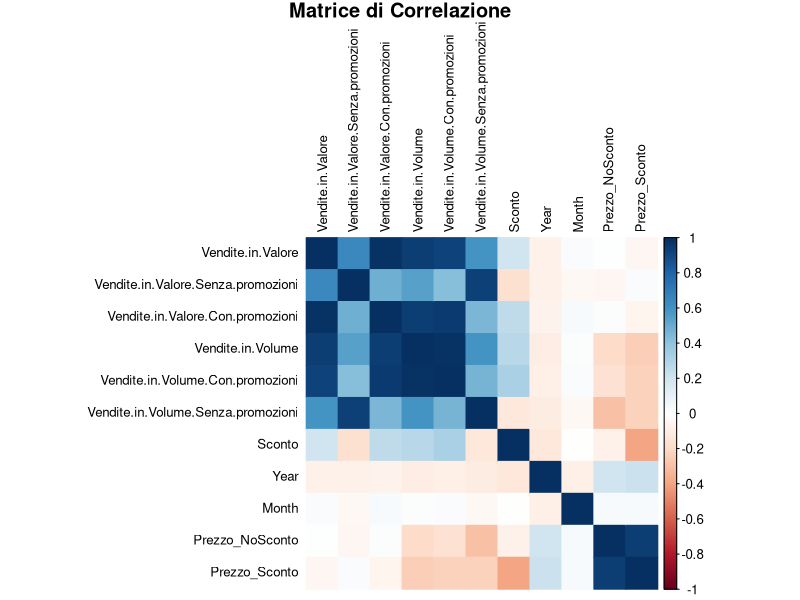
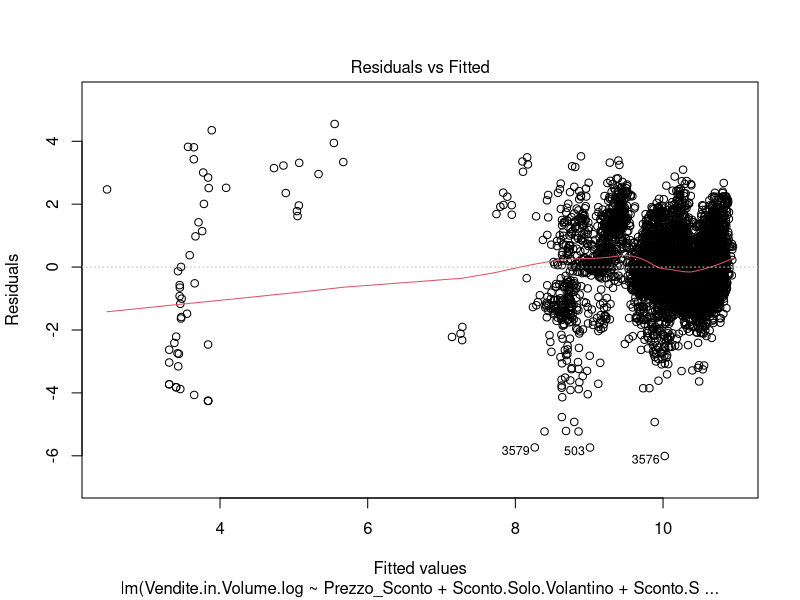
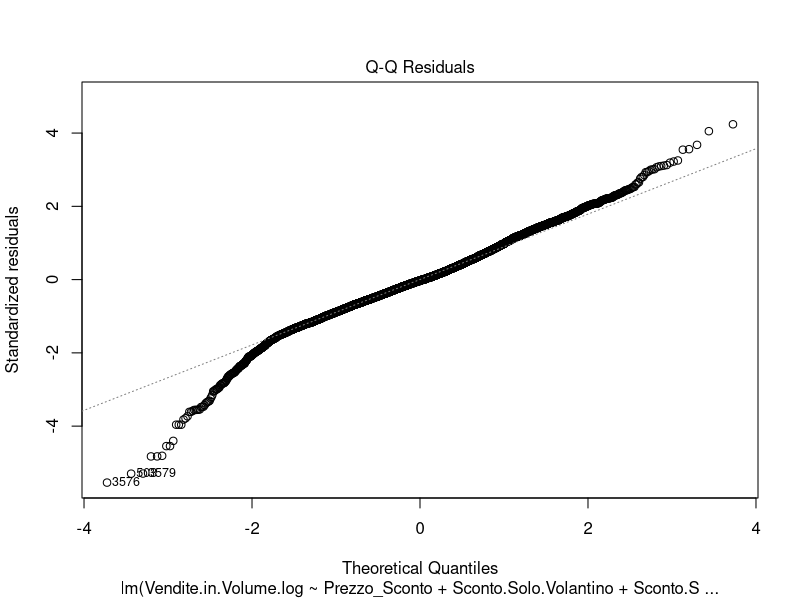
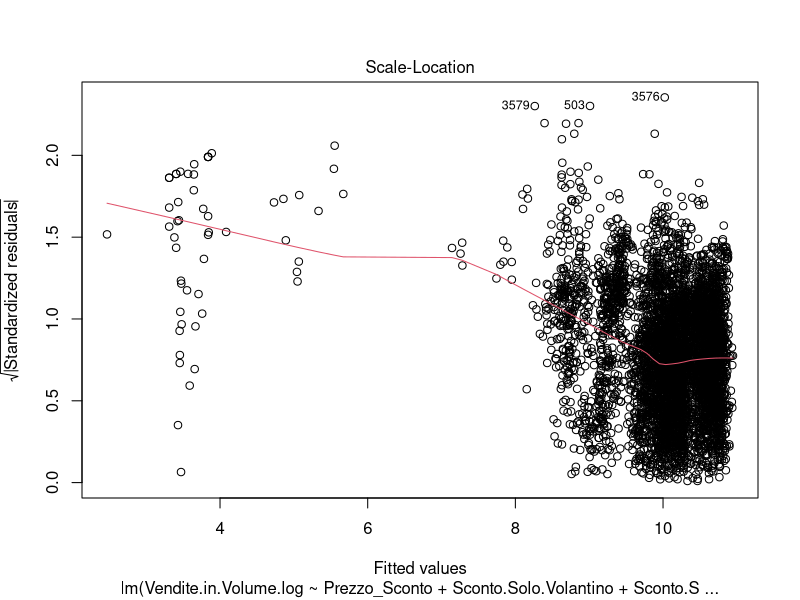
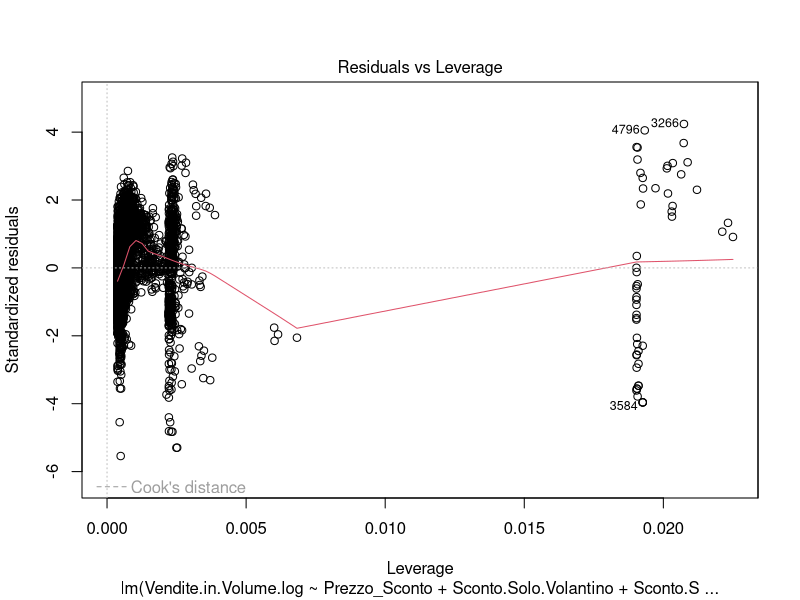
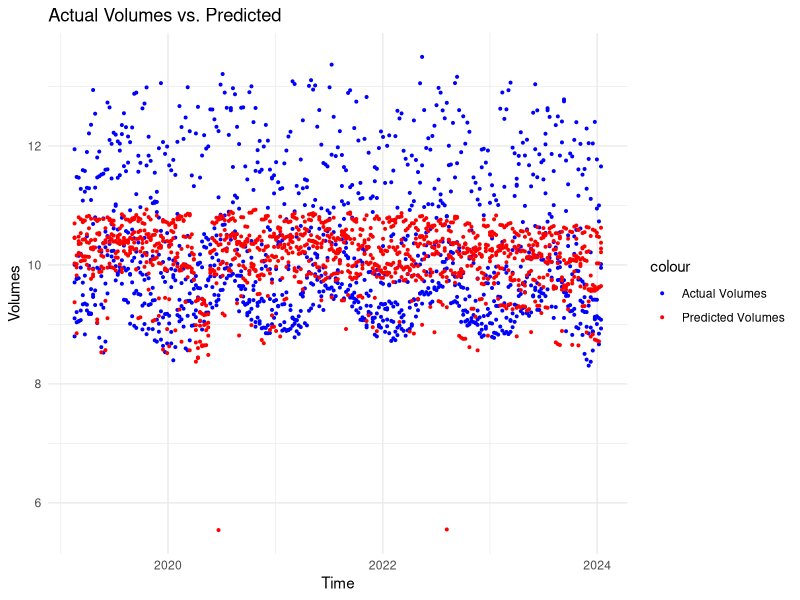
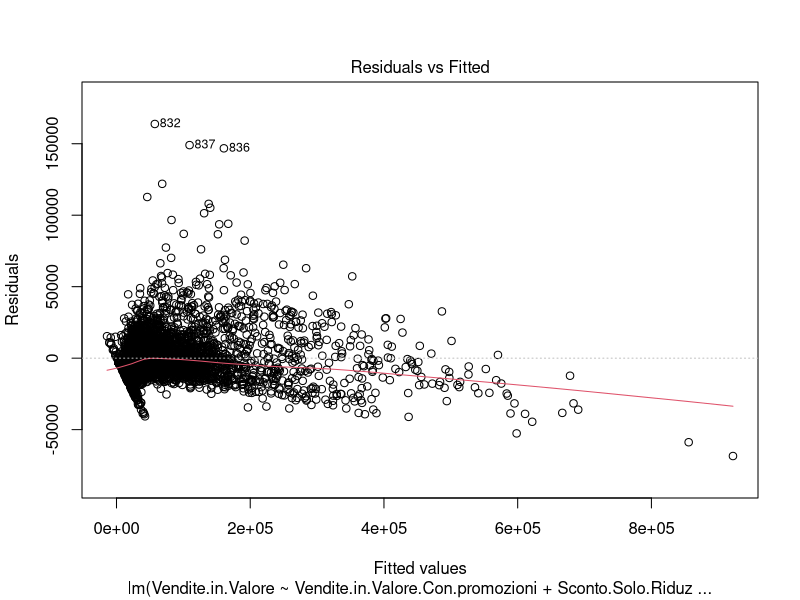
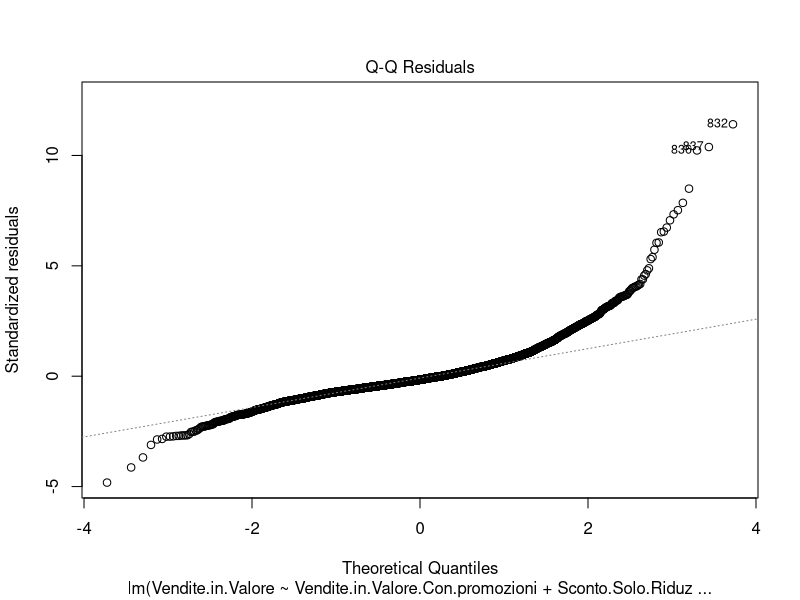

The R source for these figures, in order: (Note: this script raises an error after producing the figures.)
# Libraries -------------------------------------------------------------------
library(dplyr)
library(zoo)
library(ggplot2)
library(broom)
library(corrplot)
library(insight)
library(lattice)
library(lme4)
library(lubridate)


data <- read.csv('./Datasets/top20_products.csv')

data$Time <- ymd(data$Time)
data$Year <- year(data$Time)
data$Month <- month(data$Time)
data <- data %>%
  mutate_at(vars(8:38), as.factor)

colnames(data)[colnames(data) == "Vendite.in.Valore.Solo.Special.Pack"] <- "Sconto.Solo.Special.Pack"
colnames(data)[colnames(data) == "Vendite.in.Valore.Solo.Volantino"] <- "Sconto.Solo.Volantino"
colnames(data)[colnames(data) == "Vendite.in.Valore.Solo.Display"] <- "Sconto.Solo.Display"
colnames(data)[colnames(data) == "Vendite.in.Valore.Solo.Riduzione.Prezzo"] <- "Sconto.Solo.Riduzione.Prezzo"
colnames(data)[colnames(data) == "Vendite.in.Valore.Solo.Sconto.Loyalty"] <- "Sconto.Solo.Loyalty"
# we do the regression using only these types of discounts 
data[, 13:38] <- NULL

data$Prezzo_NoSconto <- data$Vendite.in.Valore.Senza.promozioni / data$Vendite.in.Volume.Senza.promozioni
data$Prezzo_Sconto <- data$Vendite.in.Valore.Con.promozioni / data$Vendite.in.Volume.Con.promozioni
data <- data %>%
  mutate(Prezzo_Sconto = ifelse(is.na(Prezzo_Sconto), Prezzo_NoSconto, Prezzo_Sconto))


# Correlation plot -------------------------------------------------------------------

numeric_vars <- data %>% select_if(is.numeric)
cor_matrix <- cor(numeric_vars, use = "complete.obs")
corrplot(cor_matrix, method = 'color', type = 'full', 
         tl.col = "black", tl.cex = 0.8,
         title = "Matrice di Correlazione", mar = c(0, 0, 1, 0))


# Linear regression for Volume Sales -------------------------------------------------------------------

# log of the response (look at the histogram)
data <- data %>%
  mutate(Vendite.in.Volume.log = log(Vendite.in.Volume))

model.0 <- lm(Vendite.in.Volume.log ~ Prezzo_NoSconto + Prezzo_Sconto +
                  Sconto.Solo.Special.Pack + Sconto.Solo.Volantino + 
                  Sconto.Solo.Display + Sconto.Solo.Riduzione.Prezzo + 
                  Sconto.Solo.Loyalty, data = data)
summary(model.0)


model.1 <- lm(Vendite.in.Volume.log ~ Prezzo_Sconto +
                Sconto.Solo.Special.Pack + Sconto.Solo.Volantino + 
                Sconto.Solo.Display + Sconto.Solo.Riduzione.Prezzo + 
                Sconto.Solo.Loyalty, data = data)
summary(model.1)


model.3 <- lm(Vendite.in.Volume.log ~ Prezzo_Sconto +
                Sconto.Solo.Special.Pack + Sconto.Solo.Volantino + 
                Sconto.Solo.Display + Sconto.Solo.Riduzione.Prezzo, 
              data = data)
summary(model.3)


model.4 <- lm(Vendite.in.Volume.log ~ Prezzo_Sconto + Sconto.Solo.Volantino + 
                Sconto.Solo.Display + Sconto.Solo.Riduzione.Prezzo, 
              data = data)
summary(model.4)

plot(model.4)


# Prediction

predicted_vols <- predict(model.4, data)
data$Predicted.Volumes <- predicted_vols

data.moretti <- data[which(data$Brand == 'MORETTI'),]
ggplot(data.moretti, aes(x = Time)) + 
  geom_point(aes(y = Vendite.in.Volume.log, color = "Actual Volumes"), cex = .7) + 
  geom_point(aes(y = Predicted.Volumes, color = "Predicted Volumes"), cex = .7) + 
  labs(title = "Actual Volumes vs. Predicted", x = "Time", y = "Volumes") +
  scale_color_manual(values = c("Actual Volumes" = "blue", "Predicted Volumes" = "red")) +
  theme_minimal()


# Linear regression for € Sales -------------------------------------------------------------------

model.0 <- lm(Vendite.in.Valore ~ Vendite.in.Valore.Senza.promozioni + Vendite.in.Valore.Con.promozioni +
                Sconto.Solo.Special.Pack + Sconto.Solo.Volantino + 
                Sconto.Solo.Display + Sconto.Solo.Riduzione.Prezzo + 
                Sconto.Solo.Loyalty + Sconto, data = data)
summary(model.0)

model.1 <- lm(Vendite.in.Valore ~ Vendite.in.Valore.Con.promozioni +
                Sconto.Solo.Special.Pack + Sconto.Solo.Volantino + 
                Sconto.Solo.Display + Sconto.Solo.Riduzione.Prezzo + 
                Sconto.Solo.Loyalty + Sconto, data = data)
summary(model.1)

model.2 <- lm(Vendite.in.Valore ~ Vendite.in.Valore.Con.promozioni +
                Sconto.Solo.Special.Pack + Sconto.Solo.Volantino + 
                Sconto.Solo.Display + Sconto.Solo.Riduzione.Prezzo + 
                Sconto, data = data)
summary(model.2)

model.3 <- lm(Vendite.in.Valore ~ Vendite.in.Valore.Con.promozioni +
                Sconto.Solo.Special.Pack + 
                Sconto.Solo.Display + Sconto.Solo.Riduzione.Prezzo + 
                Sconto, data = data)
summary(model.3)

model.4 <- lm(Vendite.in.Valore ~ Vendite.in.Valore.Con.promozioni +
                Sconto.Solo.Special.Pack + Sconto.Solo.Riduzione.Prezzo + 
                Sconto, data = data)
summary(model.4)

model.5 <- lm(Vendite.in.Valore ~ Vendite.in.Valore.Con.promozioni + 
                Sconto.Solo.Riduzione.Prezzo + 
                Sconto, data = data)
summary(model.5)

plot(model.5)

# Prediction
predicted_sales <- predict(model.5, data)
data$Predicted.Sales <- predicted_sales

data.moretti <- data[which(data$Brand == 'MORETTI'),]
ggplot(data.moretti, aes(x = Time)) + 
  geom_point(aes(y = Vendite.in.Valore, color = "Actual Sales")) + 
  geom_point(aes(y = Predicted.Sales, color = "Predicted Sales")) + 
  labs(title = "Actual Sales vs. Predicted Sales", x = "Time", y = "Sales") +
  scale_color_manual(values = c("Actual Sales" = "blue", "Predicted Sales" = "red")) +
  theme_minimal()


# Linear Mixed Model for Volume Sales -------------------------------------------------------------------

ggplot(data = data, aes(x = as.factor(Product), y = Vendite.in.Volume, fill = as.factor(Product))) +
  geom_boxplot() +
  labs(x = 'Brand', y = 'Volumes') +
  ggtitle('Boxplot of Volume Sales among Brands') +
  theme_minimal() +
  theme(axis.text = element_text(size=rel(0.2)), axis.title = element_text(size=rel(1)),
        plot.title = element_text(face="bold", size=rel(1.75)), legend.text = element_text(size=rel(1.15)),
        legend.position = 'none')

ggplot(data = data, aes(x = as.factor(Brand), y = Vendite.in.Volume, fill = as.factor(Brand))) +
  geom_boxplot() +
  labs(x = 'Brand', y = 'Volumes') +
  ggtitle('Boxplot of Volume Sales among Brands') +
  theme_minimal() +
  theme(axis.text = element_text(size=rel(0.2)), axis.title = element_text(size=rel(1)),
        plot.title = element_text(face="bold", size=rel(1.75)), legend.text = element_text(size=rel(1.15)),
        legend.position = 'none')

ggplot(data = data, aes(x = as.factor(Vendor), y = Vendite.in.Volume, fill = as.factor(Vendor))) +
  geom_boxplot() +
  labs(x = 'Group', y = 'Volumes') +
  ggtitle('Boxplot of Volume Sales among Brands') +
  theme_minimal() +
  theme(axis.text = element_text(size=rel(0.2)), axis.title = element_text(size=rel(1)),
        plot.title = element_text(face="bold", size=rel(1.75)), legend.text = element_text(size=rel(1.15)),
        legend.position = 'none')

boxplot(model.12$residuals ~ data$Brand, col = 'orange', xlab = 'Brand', ylab = 'Residuals')
# residuals differ a lot across brands

# standardize variables
data <- data %>%
  mutate(Vendite.in.Volume.Con.promozioni.std = scale(Vendite.in.Volume.Con.promozioni),
         Sconto.std = scale(Sconto))

lmm.0 = lmer(Vendite.in.Volume ~ Vendite.in.Volume.Con.promozioni.std + 
               Sconto.Solo.Riduzione.Prezzo + 
               Sconto.std + (1|Product), data = data)
summary(lmm.0)

# fixed effects and 95% CIs
confint(lmm.0, oldNames=TRUE)
fixef(lmm.0)

# random effects: b_0i
ranef(lmm.0)

# random intercepts and fixed slopes: (beta_0+b_0i, beta_1, beta_2, beta_3)
coef(lmm.0)
head(coef(lmm.0)$Product)

# let's plot all the regression lines
plot(data$Vendite.in.Valore.Con.promozioni.std, data$Vendite.in.Volume, col = 'grey',
     main = 'Data and regression lines')          
for(i in 1:12){
  abline(coef(lmm.0)$Product[i,1], coef(lmm.0)$Product[i,2])
}

plot(data$Sconto.std, data$Vendite.in.Volume, col = 'grey',
     main = 'Data and regression lines')          
for(i in 1:12){
  abline(coef(lmm.0)$Product[i,1], coef(lmm.0)$Product[i,4])
}


# Diagnostic plots 
# 1) Assessing Assumption on the within-group errors
plot(lmm.0)

qqnorm(resid(lmm.0))
qqline(resid(lmm.0), col='red', lwd=2)

# 2) Assessing Assumption on the Random Effects
qqnorm(unlist(ranef(lmm.0)$Product), main='Normal Q-Q Plot - Random Effects for Brand')
qqline(unlist(ranef(lmm.0)$Product), col='red', lwd=2)


# Prediction
predict_re <- predict(lmm.0)
head(predict_re)


# Let's add also the random slope
lmm.1 = lmer(Vendite.in.Volume ~ Vendite.in.Volume.Con.promozioni.std + 
               Sconto.Solo.Riduzione.Prezzo + 
               Sconto.std + (1 + Sconto.std|Brand), data = data)
summary(lmm.1)

confint(lmm.1, oldNames=TRUE)

# Fixed effects: (beta_0, beta_1, beta_2, beta_3)
fixef(lmm.1)

# Random effects: (b_0i, b_3i) 
ranef(lmm.1)
head(ranef(lmm.1)$Brand)

x11()
dotplot(ranef(lmm.1))

# Random intercepts and slopes: (beta_0+b_0i, beta_1, beta_2+b_2i)
coef(lmm.1)
head(coef(lmm.1)$Brand)

# Visualization of random effects 
x11()
par(mfrow=c(1,3))
plot(c(1:50), unlist(coef(lmm2)$school_id[1]),
     xlab='School i', ylab=expression(beta[0]+b['0i']),
     pch=19, lwd=2, col='darkblue',
     main='Estimated random intercepts')
abline(h=fixef(lmm2)[1], lty=2, col='red', lwd=2)
legend(30, 13.5, legend=expression(paste('Fixed intercept ',beta[0])), lwd=2, lty=2, col='red', x.intersp=0.5)

plot(c(1:50), unlist(coef(lmm2)$school_id[2]),
     xlab='School i', ylab=expression(beta[1]),
     pch=19, lwd=2, col='darkblue',
     main='Estimated fixed slope for gender')
abline(h=fixef(lmm2)[2], lty=2, col='red', lwd=2)
legend(30,-0.6, legend=expression(paste('Fixed slope ',beta[1])), lwd=2, lty=2, col='red', x.intersp=0.5)

plot(c(1:50), unlist(coef(lmm2)$school_id[3]),
     xlab='Student i', ylab=expression(beta[2]+b['1i']),
     pch=19, lwd=2, col='darkblue',
     main='Estimated random slopes for escs')
abline(h=fixef(lmm2)[3], lty=2, col='red', lwd=2)
legend(30, 5, legend=expression(paste('Fixed slope ',beta[2])), lwd=2, lty=2, col='red', x.intersp=0.5)


# Let's plot all the regression lines
## FEMALES
x11()
par(mfrow=c(1,2))
plot(school$escs[school$gender==0], school$achiev[school$gender==0],col='blue',
     xlab='escs', ylab='achievement',ylim=c(-5,30),main='Data and regression lines for females')
for(i in 1:12){
  abline(coef(lmm2)$school_id[i,1], coef(lmm2)$school_id[i,3])
}

# Diagnostic plots 
#--------------------
# 1) Assessing Assumption on the within-group errors
plot(lmm.1)

qqnorm(resid(lmm.1))
qqline(resid(lmm.1), col='red', lwd=2)


# 2) Assessing Assumption on the Random Effects
qqnorm(unlist(ranef(lmm.1)$Brand[1]), main='Normal Q-Q Plot - Random Effects on Intercept')
qqline(unlist(ranef(lmm.1)$Brand[1]), col='red', lwd=2)
qqnorm(unlist(ranef(lmm.1)$Brand[2]), main='Normal Q-Q Plot - Random Effects on escs')
qqline(unlist(ranef(lmm.1)$Brand[2]), col='red', lwd=2)

x11()
plot(unlist(ranef(lmm2)$school_id[2]),unlist(ranef(lmm2)$school_id[1]),
     ylab=expression(paste('Intercept  ', b['0i'])),
     xlab=expression(paste('escs  ', b['1i'])), col='dodgerblue2',
     main='Scatterplot of estimated random effects')
abline(v=0,h=0)
# Alternative plot(ranef(lmm2))


# Comparing models
#------------------
# The anova function, when given two or more arguments representing fitted models,
# produces likelihood ratio tests comparing the models.
anova(lmm1, lmm2)

# The p-value for the test is essentially zero -> we prefer lmm2
